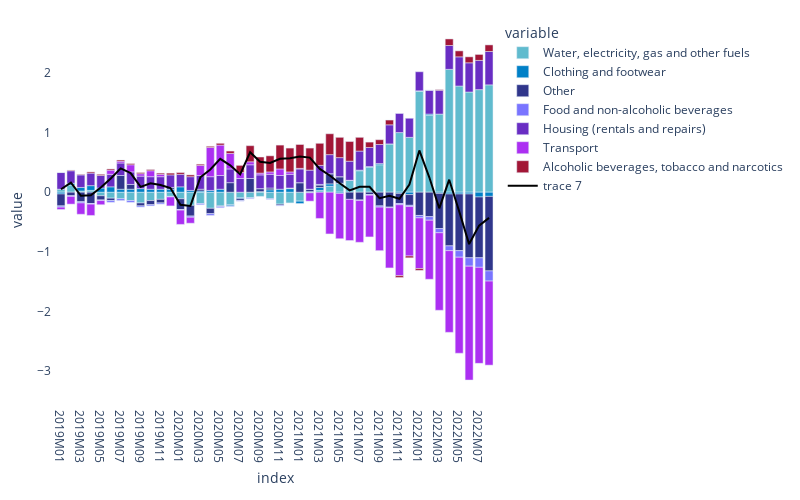

The cell this chart's notebook holds for it:
### Code cell
fig = px.bar(
    factors.loc[:, factors.columns!='diff'].melt(id_vars="index"),
    x="index",
    y="value",
    color="variable",
    color_discrete_sequence=bruegel_colors,
)
fig.add_trace(
    go.Scatter(
        x= factors.loc[:, ["index","diff"]].melt(id_vars="index")["index"],
        y= factors.loc[:, ["index","diff"]].melt(id_vars="index")["value"],
        line=dict(color="#000000")
    ))

fig.update_layout(
    autosize=False,
    width=800,
    height=500,
    margin=dict(
        l=20,
        r=100,
        b=20,
        t=20,
        pad=4
    ),
    plot_bgcolor="#FFFFFF"
    #paper_bgcolor="LightSteelBlue",
)

fig.show()
fig.write_html("factors.html")

### Figure 1 — Plotly figure (JSON) as saved in the notebook; plotly's stock layout.template omitted (floating-point values rounded to 4 significant figures)
{"data": [{"alignmentgroup": "True", "hovertemplate": "variable=Water, electricity, gas and other fuels<br>index=%{x}<br>value=%{y}<extra></extra>", "legendgroup": "Water, electricity, gas and other fuels", "marker": {"color": "#60bbce", "pattern": {"shape": ""}}, "name": "Water, electricity, gas and other fuels", "offsetgroup": "Water, electricity, gas and other fuels", "orientation": "v", "showlegend": true, "textposition": "auto", "type": "bar", "x": ["2019M01", "2019M02", "2019M03", "2019M04", "2019M05", "2019M06", "2019M07", "2019M08", "2019M09", "2019M10", "2019M11", "2019M12", "2020M01", "2020M02", "2020M03", "2020M04", "2020M05", "2020M06", "2020M07", "2020M08", "2020M09", "2020M10", "2020M11", "2020M12", "2021M01", "2021M02", "2021M03", "2021M04", "2021M05", "2021M06", "2021M07", "2021M08", "2021M09", "2021M10", "2021M11", "2021M12", "2022M01", "2022M02", "2022M03", "2022M04", "2022M05", "2022M06", "2022M07", "2022M08"], "xaxis": "x", "y": [0.05, 0.12, 0.02, 0.03, -0.06, -0.1, -0.11, -0.14, -0.18, -0.14, -0.12, -0.07, -0.11, -0.22, -0.19, -0.27, -0.23, -0.21, -0.09, -0.09, -0.07, -0.11, -0.2, -0.18, -0.15, -0.01, 0.03, 0.1, 0.15, 0.2, 0.36, 0.42, 0.46, 0.81, 1, 0.92, 1.69, 1.29, 1.31, 2.06, 1.78, 1.68, 1.72, 1.8], "yaxis": "y"}, {"alignmentgroup": "True", "hovertemplate": "variable=Clothing and footwear<br>index=%{x}<br>value=%{y}<extra></extra>", "legendgroup": "Clothing and footwear", "marker": {"color": "#0080c7", "pattern": {"shape": ""}}, "name": "Clothing and footwear", "offsetgroup": "Clothing and footwear", "orientation": "v", "showlegend": true, "textposition": "auto", "type": "bar", "x": ["2019M01", "2019M02", "2019M03", "2019M04", "2019M05", "2019M06", "2019M07", "2019M08", "2019M09", "2019M10", "2019M11", "2019M12", "2020M01", "2020M02", "2020M03", "2020M04", "2020M05", "2020M06", "2020M07", "2020M08", "2020M09", "2020M10", "2020M11", "2020M12", "2021M01", "2021M02", "2021M03", "2021M04", "2021M05", "2021M06", "2021M07", "2021M08", "2021M09", "2021M10", "2021M11", "2021M12", "2022M01", "2022M02", "2022M03", "2022M04", "2022M05", "2022M06", "2022M07", "2022M08"], "xaxis": "x", "y": [-0.03, 0.03, 0.06, 0.08, 0.07, 0.09, 0.05, 0.05, 0.06, 0.05, 0.05, 0.05, 0.09, 0.03, 0.02, 0.03, 0.05, -0.02, -0.02, -0.01, 0.01, 0.04, 0.05, 0.06, -0.04, 0.01, 0.05, 0.04, -0.02, 0, 0.01, 0.01, 0.02, 0, -0.02, -0.04, 0.01, 0.02, -0.02, -0.03, -0.03, -0.03, -0.08, -0.07], "yaxis": "y"}, {"alignmentgroup": "True", "hovertemplate": "variable=Other<br>index=%{x}<br>value=%{y}<extra></extra>", "legendgroup": "Other", "marker": {"color": "#30368B", "pattern": {"shape": ""}}, "name": "Other", "offsetgroup": "Other", "orientation": "v", "showlegend": true, "textposition": "auto", "type": "bar", "x": ["2019M01", "2019M02", "2019M03", "2019M04", "2019M05", "2019M06", "2019M07", "2019M08", "2019M09", "2019M10", "2019M11", "2019M12", "2020M01", "2020M02", "2020M03", "2020M04", "2020M05", "2020M06", "2020M07", "2020M08", "2020M09", "2020M10", "2020M11", "2020M12", "2021M01", "2021M02", "2021M03", "2021M04", "2021M05", "2021M06", "2021M07", "2021M08", "2021M09", "2021M10", "2021M11", "2021M12", "2022M01", "2022M02", "2022M03", "2022M04", "2022M05", "2022M06", "2022M07", "2022M08"], "xaxis": "x", "y": [-0.2, -0.06, -0.16, -0.19, -0.07, -0.04, 0.23, 0.08, -0.05, -0.07, -0.06, 0.03, -0.18, -0.18, 0.03, -0.09, -0.01, 0.16, -0.03, 0.23, 0.05, 0.03, -0.02, 0.01, 0.16, 0.04, 0.04, 0.17, 0.11, -0.12, -0.13, -0.04, -0.23, -0.25, -0.17, -0.18, -0.39, -0.41, -0.59, -0.87, -0.95, -1.07, -1.02, -1.25], "yaxis": "y"}, {"alignmentgroup": "True", "hovertemplate": "variable=Food and non-alcoholic beverages<br>index=%{x}<br>value=%{y}<extra></extra>", "legendgroup": "Food and non-alcoholic beverages", "marker": {"color": "#7974ff", "pattern": {"shape": ""}}, "name": "Food and non-alcoholic beverages", "offsetgroup": "Food and non-alcoholic beverages", "orientation": "v", "showlegend": true, "textposition": "auto", "type": "bar", "x": ["2019M01", "2019M02", "2019M03", "2019M04", "2019M05", "2019M06", "2019M07", "2019M08", "2019M09", "2019M10", "2019M11", "2019M12", "2020M01", "2020M02", "2020M03", "2020M04", "2020M05", "2020M06", "2020M07", "2020M08", "2020M09", "2020M10", "2020M11", "2020M12", "2021M01", "2021M02", "2021M03", "2021M04", "2021M05", "2021M06", "2021M07", "2021M08", "2021M09", "2021M10", "2021M11", "2021M12", "2022M01", "2022M02", "2022M03", "2022M04", "2022M05", "2022M06", "2022M07", "2022M08"], "xaxis": "x", "y": [-0.02, -0.01, -0.02, -0.01, -0.01, -0.03, -0.03, -0.03, -0.02, -0.02, -0.02, -0.01, -0.01, -0.02, -0.02, -0.03, -0.02, -0.01, -0.01, -0.01, 0, -0.01, -0.01, 0, 0, 0, 0.01, 0, 0, 0, -0.01, -0.01, -0.02, -0.01, -0.02, -0.02, -0.04, -0.06, -0.07, -0.08, -0.11, -0.14, -0.16, -0.17], "yaxis": "y"}, {"alignmentgroup": "True", "hovertemplate": "variable=Housing (rentals and repairs)<br>index=%{x}<br>value=%{y}<extra></extra>", "legendgroup": "Housing (rentals and repairs)", "marker": {"color": "#692dc3", "pattern": {"shape": ""}}, "name": "Housing (rentals and repairs)", "offsetgroup": "Housing (rentals and repairs)", "orientation": "v", "showlegend": true, "textposition": "auto", "type": "bar", "x": ["2019M01", "2019M02", "2019M03", "2019M04", "2019M05", "2019M06", "2019M07", "2019M08", "2019M09", "2019M10", "2019M11", "2019M12", "2020M01", "2020M02", "2020M03", "2020M04", "2020M05", "2020M06", "2020M07", "2020M08", "2020M09", "2020M10", "2020M11", "2020M12", "2021M01", "2021M02", "2021M03", "2021M04", "2021M05", "2021M06", "2021M07", "2021M08", "2021M09", "2021M10", "2021M11", "2021M12", "2022M01", "2022M02", "2022M03", "2022M04", "2022M05", "2022M06", "2022M07", "2022M08"], "xaxis": "x", "y": [0.28, 0.21, 0.21, 0.21, 0.21, 0.21, 0.21, 0.21, 0.21, 0.21, 0.21, 0.21, 0.21, 0.23, 0.23, 0.23, 0.23, 0.23, 0.23, 0.23, 0.23, 0.23, 0.23, 0.23, 0.23, 0.32, 0.32, 0.32, 0.32, 0.32, 0.32, 0.32, 0.32, 0.32, 0.32, 0.32, 0.32, 0.4, 0.4, 0.4, 0.49, 0.49, 0.49, 0.56], "yaxis": "y"}, {"alignmentgroup": "True", "hovertemplate": "variable=Transport<br>index=%{x}<br>value=%{y}<extra></extra>", "legendgroup": "Transport", "marker": {"color": "#ac2ff2", "pattern": {"shape": ""}}, "name": "Transport", "offsetgroup": "Transport", "orientation": "v", "showlegend": true, "textposition": "auto", "type": "bar", "x": ["2019M01", "2019M02", "2019M03", "2019M04", "2019M05", "2019M06", "2019M07", "2019M08", "2019M09", "2019M10", "2019M11", "2019M12", "2020M01", "2020M02", "2020M03", "2020M04", "2020M05", "2020M06", "2020M07", "2020M08", "2020M09", "2020M10", "2020M11", "2020M12", "2021M01", "2021M02", "2021M03", "2021M04", "2021M05", "2021M06", "2021M07", "2021M08", "2021M09", "2021M10", "2021M11", "2021M12", "2022M01", "2022M02", "2022M03", "2022M04", "2022M05", "2022M06", "2022M07", "2022M08"], "xaxis": "x", "y": [-0.04, -0.13, -0.19, -0.19, -0.07, 0.07, 0.03, 0.12, 0.04, 0.1, 0.04, -0.15, -0.24, -0.1, 0.17, 0.49, 0.51, 0.26, 0.1, 0.05, 0.03, 0.04, 0.11, 0.04, 0.01, -0.14, -0.44, -0.7, -0.76, -0.69, -0.7, -0.7, -0.73, -1.01, -1.19, -0.83, -0.85, -0.99, -1.3, -1.37, -1.61, -1.91, -1.61, -1.41], "yaxis": "y"}, {"alignmentgroup": "True", "hovertemplate": "variable=Alcoholic beverages, tobacco and narcotics<br>index=%{x}<br>value=%{y}<extra></extra>", "legendgroup": "Alcoholic beverages, tobacco and narcotics", "marker": {"color": "#a21636", "pattern": {"shape": ""}}, "name": "Alcoholic beverages, tobacco and narcotics", "offsetgroup": "Alcoholic beverages, tobacco and narcotics", "orientation": "v", "showlegend": true, "textposition": "auto", "type": "bar", "x": ["2019M01", "2019M02", "2019M03", "2019M04", "2019M05", "2019M06", "2019M07", "2019M08", "2019M09", "2019M10", "2019M11", "2019M12", "2020M01", "2020M02", "2020M03", "2020M04", "2020M05", "2020M06", "2020M07", "2020M08", "2020M09", "2020M10", "2020M11", "2020M12", "2021M01", "2021M02", "2021M03", "2021M04", "2021M05", "2021M06", "2021M07", "2021M08", "2021M09", "2021M10", "2021M11", "2021M12", "2022M01", "2022M02", "2022M03", "2022M04", "2022M05", "2022M06", "2022M07", "2022M08"], "xaxis": "x", "y": [0, 0.01, 0.01, 0.02, 0.02, 0.02, 0.02, 0.02, 0.02, 0.02, 0.02, 0.03, 0.03, 0.03, 0.02, 0.02, 0.03, 0.04, 0.12, 0.27, 0.27, 0.27, 0.4, 0.4, 0.4, 0.37, 0.37, 0.35, 0.34, 0.33, 0.23, 0.09, 0.08, 0.08, -0.03, -0.03, -0.03, 0, 0.01, 0.11, 0.1, 0.1, 0.1, 0.11], "yaxis": "y"}, {"line": {"color": "#000000"}, "type": "scatter", "x": ["2019M01", "2019M02", "2019M03", "2019M04", "2019M05", "2019M06", "2019M07", "2019M08", "2019M09", "2019M10", "2019M11", "2019M12", "2020M01", "2020M02", "2020M03", "2020M04", "2020M05", "2020M06", "2020M07", "2020M08", "2020M09", "2020M10", "2020M11", "2020M12", "2021M01", "2021M02", "2021M03", "2021M04", "2021M05", "2021M06", "2021M07", "2021M08", "2021M09", "2021M10", "2021M11", "2021M12", "2022M01", "2022M02", "2022M03", "2022M04", "2022M05", "2022M06", "2022M07", "2022M08"], "y": [0.05, 0.16, -0.06, -0.05, 0.08, 0.23, 0.4, 0.32, 0.09, 0.15, 0.12, 0.07, -0.21, -0.23, 0.25, 0.38, 0.56, 0.45, 0.3, 0.67, 0.51, 0.49, 0.56, 0.57, 0.6, 0.58, 0.39, 0.28, 0.15, 0.03, 0.09, 0.09, -0.1, -0.06, -0.11, 0.13, 0.7, 0.25, -0.27, 0.21, -0.32, -0.87, -0.56, -0.43]}], "layout": {"autosize": false, "barmode": "relative", "height": 500, "legend": {"title": {"text": "variable"}, "tracegroupgap": 0}, "margin": {"b": 20, "l": 20, "pad": 4, "r": 100, "t": 20}, "plot_bgcolor": "#FFFFFF", "width": 800, "xaxis": {"anchor": "y", "autorange": true, "domain": [0, 1], "range": [-0.5, 43.5], "title": {"text": "index"}, "type": "category"}, "yaxis": {"anchor": "x", "autorange": true, "domain": [0, 1], "range": [-3.468, 2.888], "title": {"text": "value"}, "type": "linear"}}}
